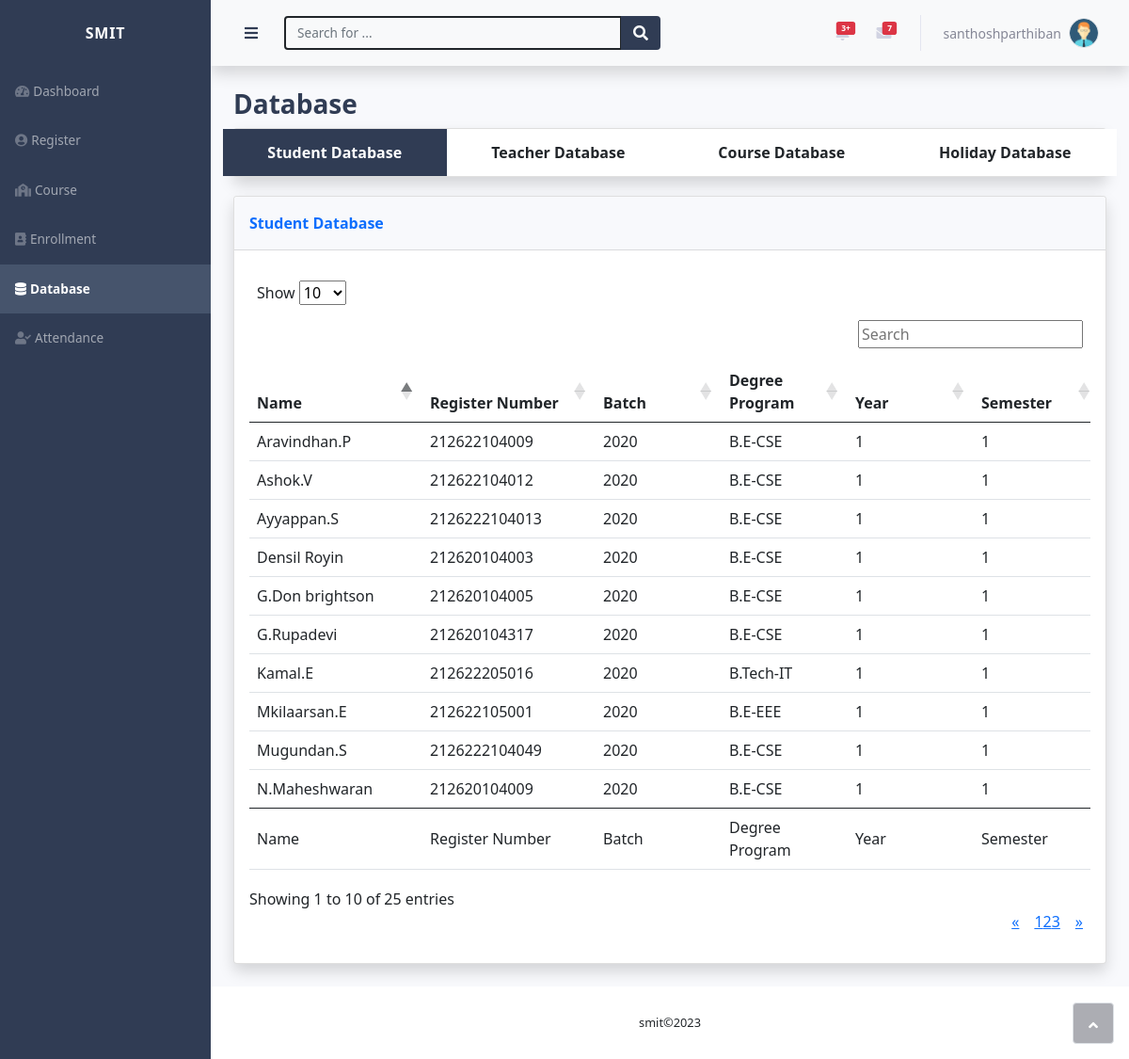
The page /admins/database/ (signed in) on the database its author committed.
### accounts/models.py (models this page shows, shortened)
class User(AbstractUser):
    is_student = models.BooleanField(default=False)
    is_employee = models.BooleanField(default=False)

class student(models.Model):
    user = models.OneToOneField(User, on_delete=models.CASCADE)
    photo=models.ImageField(upload_to=student_image_rename,null=True)
    name=models.CharField(max_length=100,null=True)
    roll=models.CharField(max_length=100,null=True)
    degree=models.CharField(max_length=100,null=True)
    branch=models.CharField(max_length=100,null=True)
    batch=models.IntegerField(null=True)
    year=models.CharField(max_length=2,null=True)
    semester=models.CharField(max_length=2,null=True)
    dob=models.DateField(null=True)
    mobile=models.BigIntegerField(null=True)
    parent_mobile=models.BigIntegerField(null=True)
    email=models.EmailField(max_length=100,null=True)

### accounts/views.py (the view)
# urls.py: path('admins/database/', admins_database,name="admins_database"),
@user_passes_test(staff_text)
def admins_database(request):
    employees=employee.objects.all()
    students=student.objects.all()
    courses = course_period.objects.all()
    leaves  = holidays.objects.all()
    return render(request, 'admin/database.html',{"employees":employees,"students":students,"courses":courses,"leaves":leaves})

### accounts/templatetags/poll_extras.py (called while the page is built)
@register.simple_tag
def print_date(x):
    return x.strftime('%d-%m-%Y')

### accounts/views.py (called while the page is built)
def staff_text(user):
    try:
        return user.is_authenticated and user.is_employee is True
    except User.DoesNotExist:
        return False

### templates/admin/database.html (shortened to what this page needs)
{% extends 'admin/master.html' %}
{% load static %}
{% load poll_extras %}
{% if user.is_authenticated %}
{% block master %}
<div class="d-flex flex-column" id="content-wrapper">
    <div id="content">
        <div class="container-fluid">
            <h3 class="text-dark"><strong><span style="color: #303c54;">Database</span></strong></h3>
            <div class="card shadow">
                <div class="row row-cols-1 row-cols-sm-1 row-cols-md-1 row-cols-lg-4" style="min-height: 50px;background: #ffffff">
                    <div class="col d-flex justify-content-center align-items-center bgcolor" id="studentclick" style="cursor: pointer;">
                        <p class=" m-0 fw-bold text-gray-dark text-white" id="studentclickp">Student Database</p>
                    </div>
                    <div class="col d-flex justify-content-center align-items-center" id="teacherclick" style="cursor: pointer;">
                        <p class=" m-0 fw-bold text-gray-dark" id="teacherclickp">Teacher Database</p>
                    </div>
                    <div class="col d-flex justify-content-center align-items-center" id="courseclick" style="cursor: pointer;">
                        <p class="m-0 fw-bold text-gray-dark" id="courseclickp">Course Database</p>
                    </div>
                    <div class="col d-flex justify-content-center align-items-center" id="holidayclick" style="cursor: pointer;">
                        <p class="m-0 fw-bold text-gray-dark" id="holidayclickp">Holiday Database</p>
                    </div>
                </div>
            </div>
            <div class="card shadow mb-4" id="student_database" style="margin-top: 20px;">
                <div class="card-header py-3" style="background: rgb(248, 249, 252);">
                    <p class="text-primary m-0 fw-bold">Student Database</p>
                </div>
                <div class="card-body ">
                    <div class="table-responsive table mt-2" id="dataTable-1" role="grid" aria-describedby="dataTable_info">
                        <table class="table my-0 table-hover" id="dataTable1">
                            <thead>
                                <tr>
                                    <th style="min-width: 150px;">Name</th>
                                    <th style="min-width: 150px;">Register Number</th>
                                    <th style="min-width: 100px;">Batch</th>
                                    <th style="min-width: 100px;">Degree Program</th>
                                    <th style="min-width: 100px;">Year</th>
                                    <th style="min-width: 100px;">Semester</th>
                                </tr>
                            </thead>
                            <tbody>
                                {% for student in students %}
                                <tr   class="clickable-row" data-href="{% url 'admins_profile_student' student.user %}">
                                  <td>{{ student.name }}</td>
                                  <td>{{ student.roll }}</td>
                                  <td>{{ student.batch }}</td>
                                  <td>{{ student.degree }}-{{ student.branch }}</td>
                                  <td>{{ student.year }}</td>
                                  <td>{{ student.semester }}</td>
                                </tr>
                                {% endfor %}
                            </tbody>
                            <tfoot>
                                <tr>
                                    <td>Name</td>
                                    <td>Register Number</td>
                                    <td>Batch</td>
                                    <td>Degree Program</td>
                                    <td>Year</td>
                                    <td>Semester</td>
                                </tr>
                            </tfoot>
                        </table>
                    </div>
                </div>
            </div>
        </div>
    </div>
</div>
{% endblock master %}
{% endif %}

### templates/admin/master.html (shortened to what this page needs)
{% load static %}
<!DOCTYPE html>
<html lang="en">
<head>
    <link rel="stylesheet" href="{% static 'css/bootstrap.min.css' %}">
    <link rel="stylesheet" href="{% static 'css/master.css' %}">
    <link rel="stylesheet" href="{% static 'css/datatable.css' %}">
    <link href="https://cdn.jsdelivr.net/npm/bootstrap@5.0.2/dist/css/bootstrap.min.css" rel="stylesheet">
    <link rel="stylesheet" href="https://use.fontawesome.com/releases/v5.12.0/css/all.css">
</head>
<body id="page-top">
    <div id="wrapper">
        <nav class="navbar navbar-dark align-items-start sidebar sidebar-dark accordion p-0 " style="background: #303c54;">
            <div class="container-fluid d-flex flex-column p-0 sticky-top" >
                <a class="navbar-brand d-flex justify-content-center align-items-center sidebar-brand m-0" href="#">
                    <div class="sidebar-brand-icon"><span>SMIT</span></div>
                </a>
                <ul class="navbar-nav text-light" id="accordionSidebar">
                    <li class="nav-item "><a id="a1" class="nav-link" href="{% url 'admins_dashboard' %}"><i class="fas fa-tachometer-alt"></i><span>Dashboard</span></a></li>
                    <li class="nav-item "><a id="a2" class="nav-link" href="{% url 'admins_register' %}"><i class="fas fa-user-circle"></i><span>Register</span></a></li>
                    <li class="nav-item "><a id="a3" class="nav-link" href="{% url 'admins_course' %}"><i class="fas fa-school"></i><span>Course</span></a></li>
                    <li class="nav-item "><a id="a6" class="nav-link" href="{% url 'admins_enrollment' %}"><i class="fas fa-address-book"></i><span>Enrollment</span></a></li>
                    <li class="nav-item "><a id="a4" class="nav-link" href="{% url 'admins_database' %}"><i class="fas fa-database"></i><span>Database</span></a></li>
                    <li class="nav-item "><a id="a5" class="nav-link" href="{% url 'admins_attendance' %}"><i class="fas fa-user-check"></i><span>Attendance</span></a></li>
                </ul>
            </div>
        </nav>
        <div class="d-flex flex-column" id="content-wrapper">
            <div id="content">
                <nav class="navbar navbar-light navbar-expand bg-light shadow mb-4 topbar">
                    <div class="container-fluid">
                      <button style="color: #303c54;" class="btn rounded-circle border-0 " id="sidebarToggle" type="button"><i class="fas fa-bars"></i></button>
                      <form class="d-none d-sm-inline-block me-auto ms-md-3 my-2 my-md-0 mw-100 navbar-search">
                            <div class="input-group">
                                <input class="bg-light form-control border-2 border-dark small" type="text" placeholder="Search for ...">
                                <button class="btn py-0 text-light" style="background: #303c54;" type="button"><i class="fas fa-search"></i></button>
                            </div>
                        </form>
                        <ul class="navbar-nav flex-nowrap ms-auto">
                            <li class="nav-item dropdown no-arrow mx-1">
                                <div class="nav-item dropdown no-arrow"><a class="dropdown-toggle nav-link" aria-expanded="false" data-bs-toggle="dropdown" href="#"><span class="badge bg-danger badge-counter">3+</span></a>
                                </div>
                            </li>
                            <li class="nav-item dropdown no-arrow mx-1">
                                <div class="nav-item dropdown no-arrow"><a class="dropdown-toggle nav-link" aria-expanded="false" data-bs-toggle="dropdown" href="#">
                                    <span class="badge bg-danger badge-counter">7</span></a>
                                </div>
                            </li>
                            <li class="nav-item dropdown no-arrow">
                                <div class="nav-item dropdown no-arrow">
                                    <a class="dropdown-toggle nav-link"  aria-expanded="false" data-bs-toggle="dropdown" href="#">
                                        <span class="d-none d-lg-inline me-2 text-gray-600 small">{{ user.username }}</span>
                                        <img class="border rounded-circle img-profile" src="{% static 'images/teacher_profile.png'  %}">
                                    </a>
                                </div>
                            </li>
                        </ul>
                    </div>
                </nav>
{% block master %}
{% endblock master %}
            </div>
            <footer class="bg-white sticky-footer">
                <div class="container my-auto">
                    <div class="text-center my-auto copyright"><span>smit©2023</span></div>
                </div>
            </footer>
        </div>
        <a class="border rounded d-inline scroll-to-top" href="#page-top"><i class="fas fa-angle-up"></i></a>
    </div>
</body>
</html>

### static/css/master.css (style rules this page uses)
.actives { background:#46546c; }
.bgcolor { background: #303c54; }

### static/css/datatable.css (style rules this page uses)
table.dataTable thead > tr > th.sorting, table.dataTable thead > tr > th.sorting_asc, table.dataTable thead > tr > th.sorting_desc, table.dataTable thead > tr > th.sorting_asc_disabled, table.dataTable thead > tr > th.sorting_desc_disabled, table.dataTable thead > tr > td.sorting, table.dataTable thead > tr > td.sorting_asc, table.dataTable thead > tr > td.sorting_desc, table.dataTable thead > tr > td.sorting_asc_disabled, table.dataTable thead > tr > td.sorting_desc_disabled { cursor: pointer; position: relative; padding-right: 26px; }
table.dataTable thead > tr > th.sorting:before, table.dataTable thead > tr > th.sorting:after, table.dataTable thead > tr > th.sorting_asc:before, table.dataTable thead > tr > th.sorting_asc:after, table.dataTable thead > tr > th.sorting_desc:before, table.dataTable thead > tr > th.sorting_desc:after, table.dataTable thead > tr > th.sorting_asc_disabled:before, table.dataTable thead > tr > th.sorting_asc_disabled:after, table.dataTable thead > tr > th.sorting_desc_disabled:before, table.dataTable thead > tr > th.sorting_desc_disabled:after, table.dataTable thead > tr > td.sorting:before, table.dataTable thead > tr > td.sorting:after, table.dataTable thead > tr > td.sorting_asc:before, table.dataTable thead > tr > td.sorting_asc:after, table.dataTable thead > tr > td.sorting_desc:before, table.dataTable thead > tr > td.sorting_desc:after, table.dataTable thead > tr > td.sorting_asc_disabled:before, table.dataTable thead > tr > td.sorting_asc_disabled:after, table.dataTable thead > tr > td.sorting_desc_disabled:before, table.dataTable thead > tr > td.sorting_desc_disabled:after { position: absolute; display: block; opacity: 0.125; right: 10px; line-height: 9px; font-size: 0.8em; }
table.dataTable thead > tr > th.sorting:before, table.dataTable thead > tr > th.sorting_asc:before, table.dataTable thead > tr > th.sorting_desc:before, table.dataTable thead > tr > th.sorting_asc_disabled:before, table.dataTable thead > tr > th.sorting_desc_disabled:before, table.dataTable thead > tr > td.sorting:before, table.dataTable thead > tr > td.sorting_asc:before, table.dataTable thead > tr > td.sorting_desc:before, table.dataTable thead > tr > td.sorting_asc_disabled:before, table.dataTable thead > tr > td.sorting_desc_disabled:before { bottom: 50%; content: "▲"; }
table.dataTable thead > tr > th.sorting:after, table.dataTable thead > tr > th.sorting_asc:after, table.dataTable thead > tr > th.sorting_desc:after, table.dataTable thead > tr > th.sorting_asc_disabled:after, table.dataTable thead > tr > th.sorting_desc_disabled:after, table.dataTable thead > tr > td.sorting:after, table.dataTable thead > tr > td.sorting_asc:after, table.dataTable thead > tr > td.sorting_desc:after, table.dataTable thead > tr > td.sorting_asc_disabled:after, table.dataTable thead > tr > td.sorting_desc_disabled:after { top: 50%; content: "▼"; }
table.dataTable thead > tr > th.sorting_asc:before, table.dataTable thead > tr > th.sorting_desc:after, table.dataTable thead > tr > td.sorting_asc:before, table.dataTable thead > tr > td.sorting_desc:after { opacity: 0.6; }
table.dataTable thead th, table.dataTable thead td, table.dataTable tfoot th, table.dataTable tfoot td { text-align: left; }
table.dataTable { clear: both; margin-top: 6px !important; margin-bottom: 6px !important; max-width: none !important; border-collapse: separate !important; border-spacing: 0; }
table.dataTable td, table.dataTable th { -webkit-box-sizing: content-box; box-sizing: content-box; }
table.dataTable > tbody > tr { background-color: transparent; }

### rows shown on the page
User: username "santhoshparthiban"
student: name "Densil Royin", roll "212620104003", batch "2020", degree "B.E", branch "CSE", year "1", semester "1"
student: name "G.Don brightson", roll "212620104005", batch "2020", degree "B.E", branch "CSE", year "1", semester "1"
student: name "Ayyappan.S", roll "2126222104013", batch "2020", degree "B.E", branch "CSE", year "1", semester "1"
student: name "Mkilaarsan.E", roll "212622105001", batch "2020", degree "B.E", branch "EEE", year "1", semester "1"
student: name "Ashok.V", roll "212622104012", batch "2020", degree "B.E", branch "CSE", year "1", semester "1"
student: name "Mugundan.S", roll "2126222104049", batch "2020", degree "B.E", branch "CSE", year "1", semester "1"
student: name "Kamal.E", roll "212622205016", batch "2020", degree "B.Tech", branch "IT", year "1", semester "1"
student: name "Aravindhan.P", roll "212622104009", batch "2020", degree "B.E", branch "CSE", year "1", semester "1"
student: name "G.Rupadevi", roll "212620104317", batch "2020", degree "B.E", branch "CSE", year "1", semester "1"
student: name "N.Maheshwaran", roll "212620104009", batch "2020", degree "B.E", branch "CSE", year "1", semester "1"
